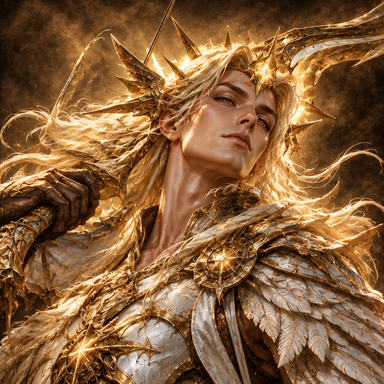
#> input picture assets/unites/aethel.png, 384 x 384 px; its folder holds only this picture in this run
$ python decouper_planche.py ../assets/unites/aethel.png
#> lines starting #> are read from the running program, lines starting #| are printed output that depends on the picture
"""Découpe une planche de portraits ChatGPT (grille séparée par des traits noirs)
en un fichier PNG par unité dans assets/unites/.

Usage :  python outils/decouper_planche.py planche_01.png brute_noire barbe_bleue ...
(les identifiants dans l'ordre des cases : gauche -> droite, haut -> bas)
Familiers : ajouter --familiers pour ranger les images dans assets/familiers/.
Personnages de l'histoire : ajouter --personnages (assets/personnages/). Un identifiant de la forme
« a+b » enregistre la même image sous deux noms (ex. morvael+unite:morvael -> personnages/morvael.png
et unites/morvael.png).
"""
import sys
import numpy as np
from PIL import Image

TAILLE = 384      # côté du portrait final (px)
MARGE = 4         # px retirés autour de chaque case (reste du trait noir)
SEUIL = 20        # luminosité moyenne max d'une ligne de séparation


def bandes(profil, seuil):
    """Renvoie les intervalles [début, fin[ qui ne sont PAS des traits noirs."""
    res, debut = [], None
    for i, v in enumerate(profil):
        if v >= seuil and debut is None:
            debut = i
        elif v < seuil and debut is not None:
            res.append((debut, i)); debut = None
    if debut is not None:
        res.append((debut, len(profil)))
    return [b for b in res if b[1] - b[0] > len(profil) * 0.1]  # ignore les miettes


def main():
    args = [a for a in sys.argv[1:] if a not in ("--familiers", "--personnages")]
    dossier = "assets/familiers" if "--familiers" in sys.argv else ("assets/personnages" if "--personnages" in sys.argv else "assets/unites")
    chemin, ids = args[0], args[1:]
    img = Image.open(chemin).convert("RGB")
#> img is the input picture: PIL image 384x384 RGB; mean R, G, B 135.5, 95, 57.6
    gris = np.asarray(img.convert("L")).astype(float)
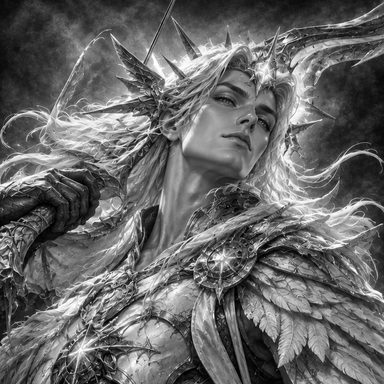
#> gris: shape (384, 384) float64; min 0, max 255, mean 102.9
    cols = bandes(gris.mean(axis=0), SEUIL)
#> the loop in bandes, `for i, v in enumerate(profil):` made 384 passes
#> (v, debut) on pass 1: (60.3, 0)
#> v on passes 2 to 7: 61.64, 64.11, 64.36, 64.91, 66.86, 68.81
#> after the loop in bandes, `for i, v in enumerate(profil):`: debut = 0; res = []
#> cols = [(0, 384)]
    rangs = bandes(gris.mean(axis=1), SEUIL)
#> the loop in bandes (call 2), `for i, v in enumerate(profil):` made 384 passes
#> (v, debut) on pass 1: (30.64, 0)
#> v on passes 2 to 7: 31.89, 33.97, 36, 37.87, 39.56, 41.21
#> rangs = [(0, 384)]
    cases = [(x, y) for y in rangs for x in cols]
#> cases = [((0, 384), (0, 384))]
    print(f"Grille détectée : {len(cols)} colonnes x {len(rangs)} rangées")
#| Grille détectée : 1 colonnes x 1 rangées
    if len(cases) < len(ids):
        sys.exit(f"ERREUR : {len(cases)} cases trouvées pour {len(ids)} identifiants")
    for (x, y), uid in zip(cases, ids):
        x0, x1, y0, y1 = x[0] + MARGE, x[1] - MARGE, y[0] + MARGE, y[1] - MARGE
        c = min(x1 - x0, y1 - y0)                      # carré centré
        cx, cy = (x0 + x1) // 2, (y0 + y1) // 2
        boite = (cx - c // 2, cy - c // 2, cx - c // 2 + c, cy - c // 2 + c)
        if (y1 - y0) > (x1 - x0) * 1.15:
            # Case verticale (planche 4 x 2) : on garde le haut (tête et buste), pas le centre
            haut = y0 + int((y1 - y0 - c) * 0.12)
            boite = (x0, haut, x0 + c, haut + c)
        portrait = img.crop(boite).resize((TAILLE, TAILLE), Image.LANCZOS)
        for nom in uid.split("+"):
            cible = f"assets/unites/{nom[6:]}.png" if nom.startswith("unite:") else f"{dossier}/{nom}.png"
            portrait.save(cible, optimize=True)
            print(f"  {cible}")
#> this loop made 0 passes


if __name__ == "__main__":
    main()

$ run again, on assets/unites/assassin_ombre_evo.png
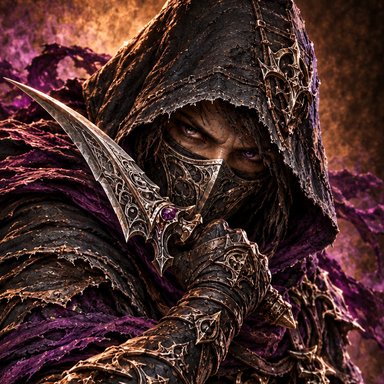
#> input picture assets/unites/assassin_ombre_evo.png, 384 x 384 px
#> in main, img is the input picture: PIL image 384x384 RGB; mean R, G, B 70.2, 42.7, 39.8
#> in main, `gris = np.asarray(img.convert("L")).astype(float)`:
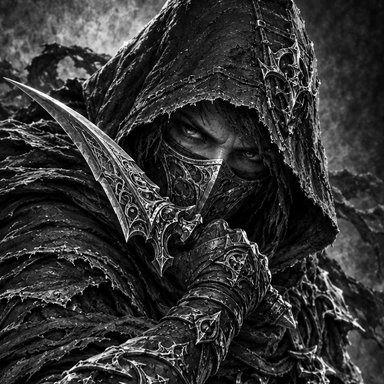
#> gris: shape (384, 384) float64; min 0, max 255, mean 50.5
#> the loop in bandes, `for i, v in enumerate(profil):` made 384 passes
#> (v, debut) on pass 1: (37.81, 0)
#> after the loop in bandes, `for i, v in enumerate(profil):`: debut = 0; res = []
#> cols = [(0, 384)]
#> the loop in bandes (call 2), `for i, v in enumerate(profil):` made 384 passes
#> (v, debut) on pass 1: (53.76, 0)
#> cases = [((0, 384), (0, 384))]
#| Grille détectée : 1 colonnes x 1 rangées

$ run again, on assets/unites/belzaroth.png
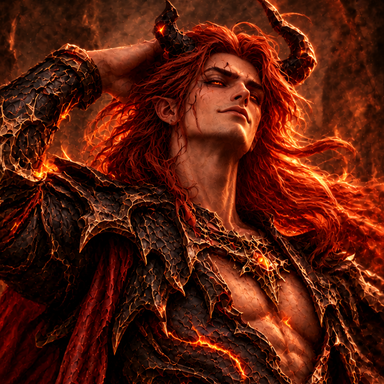
#> input picture assets/unites/belzaroth.png, 384 x 384 px
#> in main, img is the input picture: PIL image 384x384 RGB; mean R, G, B 88.6, 29.3, 13.1
#> in main, `gris = np.asarray(img.convert("L")).astype(float)`:
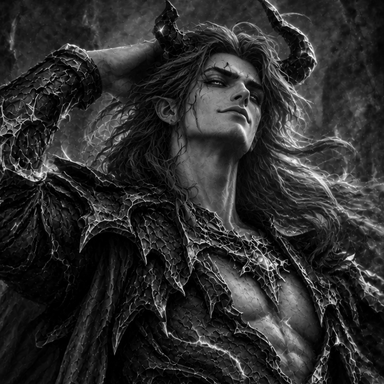
#> gris: shape (384, 384) float64; min 0, max 248, mean 45.2
#> the loop in bandes, `for i, v in enumerate(profil):` made 384 passes
#> (v, debut) on pass 1: (30.95, 0)
#> after the loop in bandes, `for i, v in enumerate(profil):`: debut = 0; res = []
#> cols = [(0, 384)]
#> the loop in bandes (call 2), `for i, v in enumerate(profil):` made 384 passes
#> (v, debut) on pass 1: (36.19, 0)
#> cases = [((0, 384), (0, 384))]
#| Grille détectée : 1 colonnes x 1 rangées

$ run again, on assets/unites/chauve_souris_vampire.png
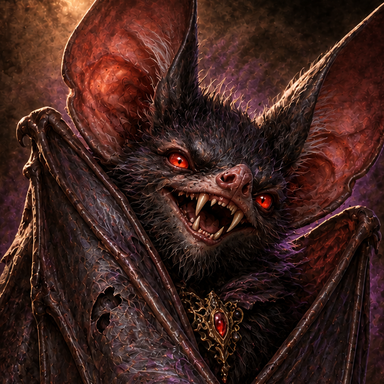
#> input picture assets/unites/chauve_souris_vampire.png, 384 x 384 px
#> in main, img is the input picture: PIL image 384x384 RGB; mean R, G, B 64.6, 35.1, 29.6
#> in main, `gris = np.asarray(img.convert("L")).astype(float)`:
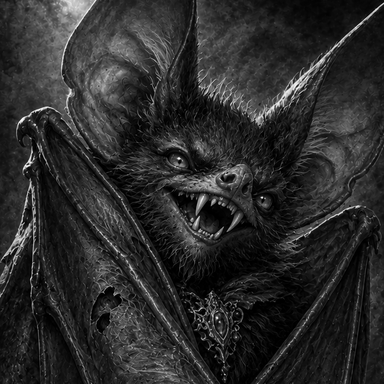
#> gris: shape (384, 384) float64; min 0, max 255, mean 43.3
#> the loop in bandes, `for i, v in enumerate(profil):` made 384 passes
#> (v, debut) on pass 1: (29.76, 0)
#> after the loop in bandes, `for i, v in enumerate(profil):`: debut = 0; res = []
#> cols = [(0, 384)]
#> the loop in bandes (call 2), `for i, v in enumerate(profil):` made 384 passes
#> (v, debut) on pass 1: (46.29, 0)
#> cases = [((0, 384), (0, 384))]
#| Grille détectée : 1 colonnes x 1 rangées

$ run again, on assets/unites/alysse_etoile.png
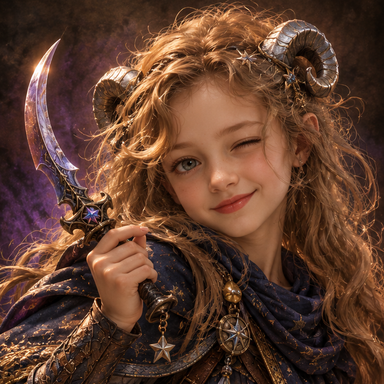
#> input picture assets/unites/alysse_etoile.png, 384 x 384 px
#> in main, img is the input picture: PIL image 384x384 RGB; mean R, G, B 95, 61.6, 45.7
#> in main, `gris = np.asarray(img.convert("L")).astype(float)`:
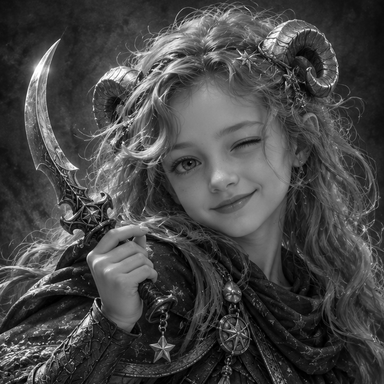
#> gris: shape (384, 384) float64; min 0, max 255, mean 69.8
#> the loop in bandes, `for i, v in enumerate(profil):` made 384 passes
#> (v, debut) on pass 1: (43.61, 0)
#> after the loop in bandes, `for i, v in enumerate(profil):`: debut = 0; res = []
#> cols = [(0, 384)]
#> the loop in bandes (call 2), `for i, v in enumerate(profil):` made 384 passes
#> (v, debut) on pass 1: (34.55, 0)
#> cases = [((0, 384), (0, 384))]
#| Grille détectée : 1 colonnes x 1 rangées
